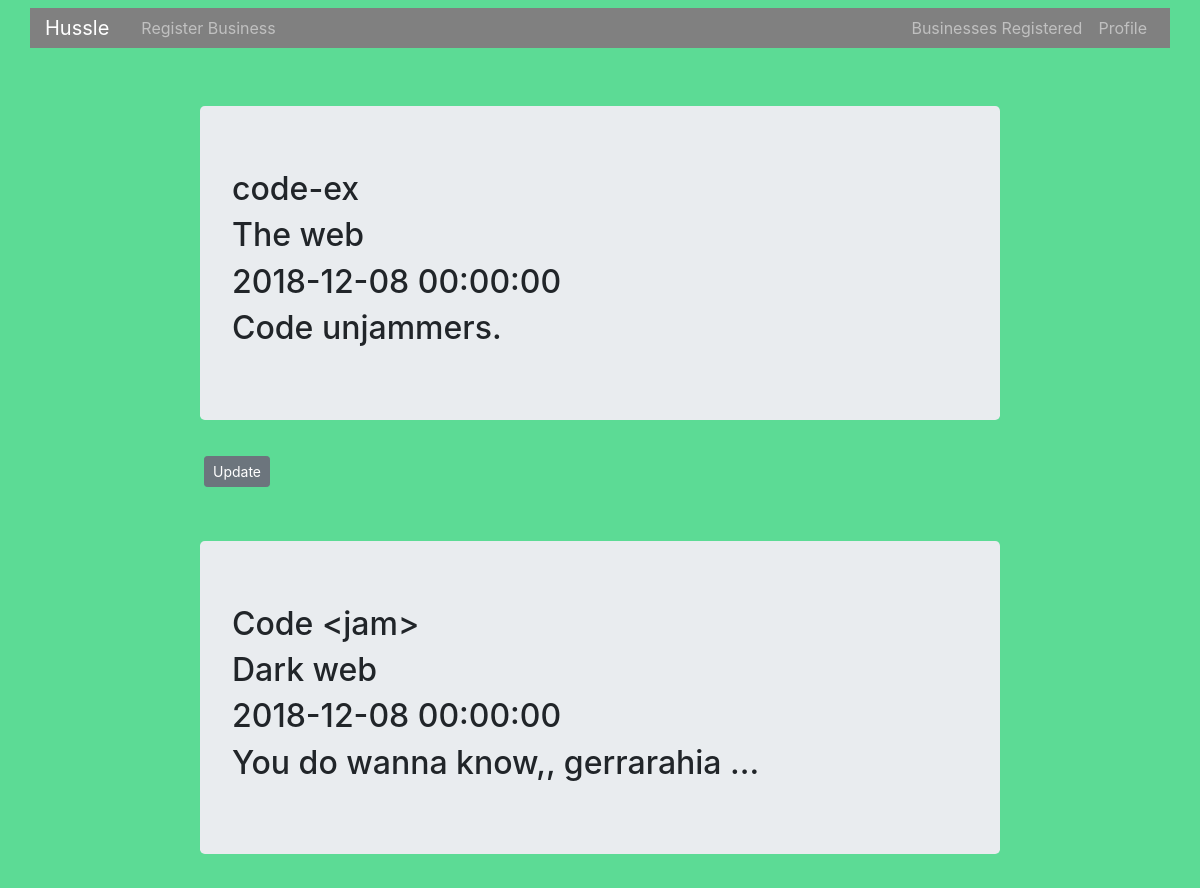
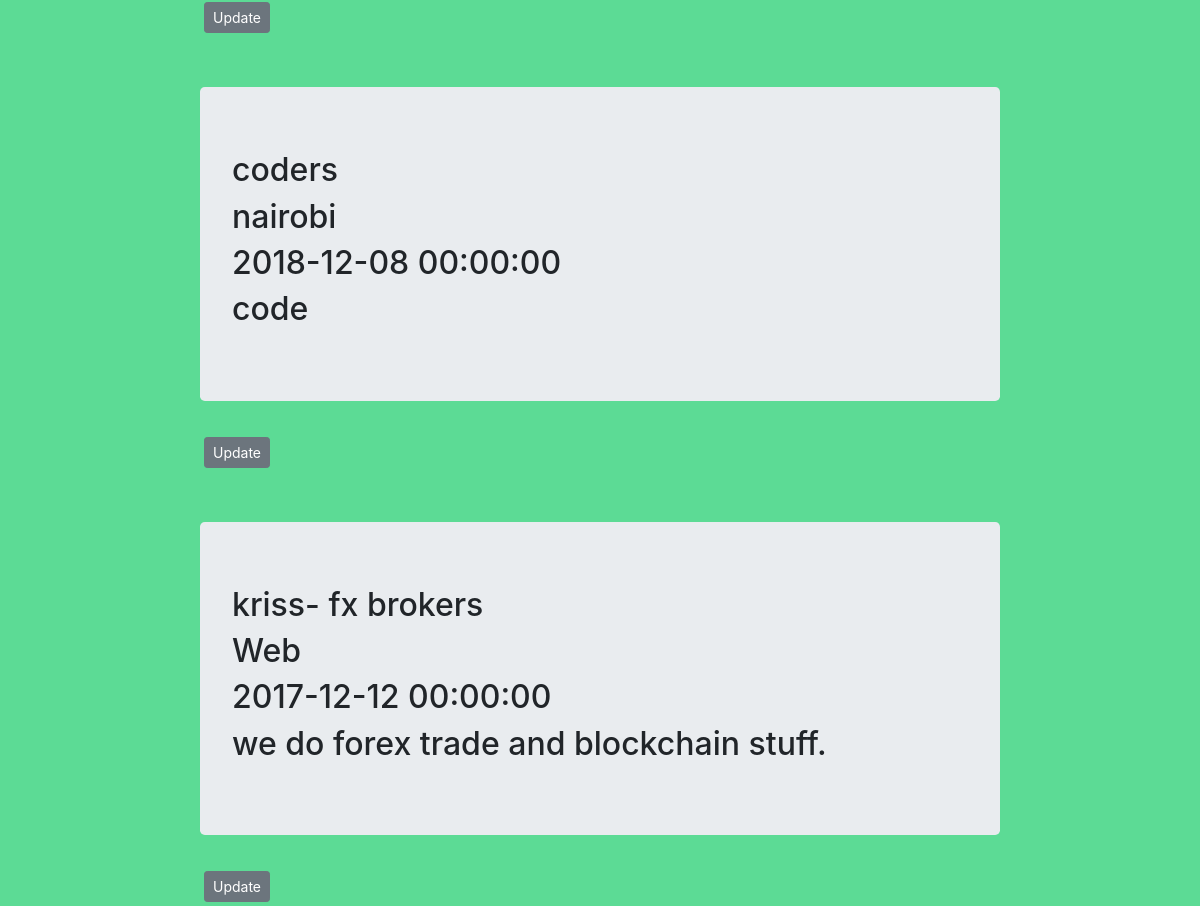
Page /businesses-present (signed in) on the committed database (2 pictures, top to bottom).
### app/models/models.py (models this page shows, shortened)
class Business(db.Model):
    __tablename__ = 'businesses'
    id = db.Column(db.Integer(), primary_key = True)
    name = db.Column(db.String())
    location = db.Column(db.String())
    started = db.Column(db.DateTime(), default = datetime.utcnow)
    business_description = db.Column(db.String())
    user_id = db.Column(db.Integer(), db.ForeignKey('users.id'))

### app/views/views.py (the view)
@app.route('/businesses-present', methods=['GET', 'POST'])
def businesses_present():
    businesses = Business.query.all()
    return render_template('present.html', businesses = businesses)

### app/models/models.py (called while the page is built)
@login_manager.user_loader
def load_user(id):
    return User.query.get(int(id))

### app/templates/present.html (shortened to what this page needs)
{% extends 'base.html' %}
{% block content %}
{% for business in businesses %}
<div class="content-bs">
  <div class="jumbotron">
    <h2>{{ business.name }}</h2>
    <h2>{{ business.location }}</h2>
    <h2>{{ business.started }}</h2>
    <h2>{{ business.business_description }}</h2>
  </div>
  <div class="">
     <a class="btn btn-secondary btn-sm m-1" href="{{ url_for('update_business', business_id = business.id) }}">Update</a>
  </div>
</div>
{% endfor %}
{% endblock %}

### app/static/css/main.css (style rules this page uses)
.content-bs { padding-top: 50px; width: 800px; margin:auto; }
.body-container { background-color: #5CDB95; }

### rows in the picture
Business: name "code-ex", location "The web", started "2018-12-08 00:00:00", business_description "Code unjammers."
Business: name "Code <jam>", location "Dark web", started "2018-12-08 00:00:00", business_description "You do wanna know,, gerrarahia ..."
Business: name "coders", location "nairobi", started "2018-12-08 00:00:00", business_description "code"
Business: name "kriss- fx brokers", location "Web", started "2017-12-12 00:00:00", business_description "we do forex trade and blockchain stuff."
